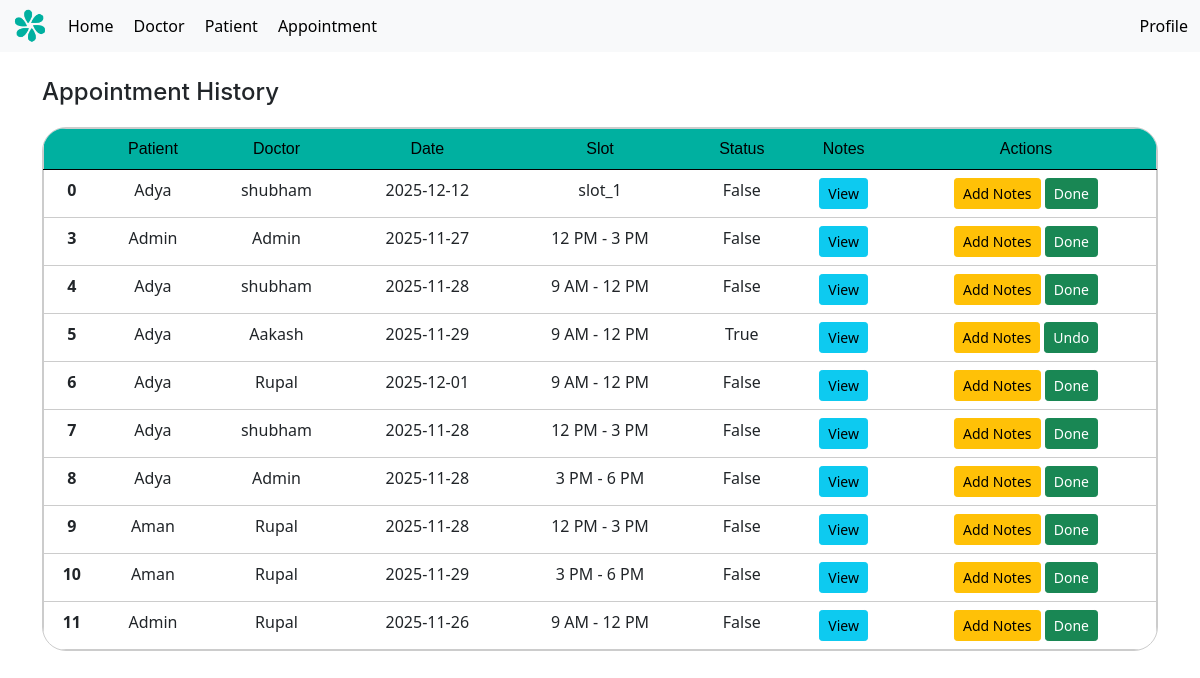
Screenshot of /appointment (signed in) with the database file from the repository.
### models.py (models this page shows, shortened)
class appointment(db.Model):
    id = db.Column(db.Integer, primary_key=True)
    patient_id = db.Column(db.Integer, db.ForeignKey('patient.id'), nullable=False)
    doctor_id = db.Column(db.Integer, db.ForeignKey('doctor.id'), nullable=False)
    appointment_date = db.Column(db.Date, nullable=False)
    slot = db.Column(db.String(20), nullable=False)
    prescription = db.Column(db.Text, nullable=True)
    status = db.Column(db.Boolean, default=False)
    doctor = db.relationship('doctor', back_populates='appointments', lazy=True)
    patient = db.relationship('patient', back_populates='appointments', lazy=True)

class patient(UserMixin, db.Model):
    id = db.Column(db.Integer, primary_key=True)
    username = db.Column(db.String(100), unique=True, nullable=False)
    name = db.Column(db.String(100), nullable=False)
    age = db.Column(db.Integer, nullable=False)
    password = db.Column(db.String(200), nullable=False)
    appointments = db.relationship('appointment', back_populates='patient', lazy=True)
    is_admin = db.Column(db.Boolean, default=False)
    is_doctor = db.Column(db.Boolean, default=False)

class doctor(UserMixin, db.Model):
    id = db.Column(db.Integer, primary_key=True)
    username = db.Column(db.String(100), unique=True, nullable=False)
    password = db.Column(db.String(200), nullable=False)
    name = db.Column(db.String(100), nullable=False)
    specialization = db.Column(db.String(100), nullable=False)
    availability = db.Column(db.Date, nullable=True)
    timeSlots = db.relationship('timeSlot', back_populates='doctor', lazy=True)
    appointments = db.relationship('appointment', back_populates='doctor', lazy=True)
    is_admin = db.Column(db.Boolean, default=False)
    is_doctor = db.Column(db.Boolean, default=True)

### app.py (the view)
@app.route('/appointment', methods=['GET', 'POST'])
def Appointment():
    if current_user.is_admin:
            appts = appointment.query.all()
    elif current_user.is_doctor:
        appts = appointment.query.filter_by(doctor_id=current_user.id).all()
    else:
        appts = appointment.query.filter_by(patient_id=current_user.id).all()
    return render_template('appointment_history.html', appointments=appts)

### app.py (called while the page is built)
@login_manager.user_loader
def load_user(user_id):
    user_type = session.get("user_type")
    if user_type == "doctor":
        return doctor.query.get(int(user_id))
    return patient.query.get(int(user_id))

@app.context_processor
def inject_user():
    return dict(current_user=current_user, request = request)

### templates/appointment_history.html (shortened to what this page needs)
{% extends 'layout.html' %}
{% block content %}
<h1 style="margin-bottom: 20px;">Appointment History</h1>
<div class="flex-column mx-auto gap-16p" style = "align-items: center; display: flex">
<div style=" border: 1px solid #ccc; border-radius: 24px; width: 100%; overflow: clip;">
<table class="table" style="text-align: center; padding: 20px; border: 1px solid #ccc; margin-bottom: 0px;">
  <thead class="thead-darky">
    <tr>
        <th scope="col"></th>
        <th scope="col">Patient</th>
        <th scope="col">Doctor</th>
        <th scope="col">Date</th>
        <th scope="col">Slot</th>
        <th scope="col">Status</th>
        <th scope="col">Notes</th>
        <th scope="col">Actions</th>
    </tr>
  </thead>
  <tbody>
        {% for a in appointments %}
        <tr>
            <th scope="row">{{ a.id }}</th>
            <td>{{ a.patient.name }}</td>
            <td>{{ a.doctor.name }}</td>
            <td>{{ a.appointment_date }}</td>
            <td>{{ a.slot }}</td>
            <td>{{ a.status }}</td>
            <td>
              <a href="{{ url_for('view_notes', appt_id=a.id) }}" class="btn btn-info btn-sm">
                  View
              </a>
            </td>
            <td>
                {% if (current_user.is_doctor and a.doctor_id == current_user.id) or current_user.is_admin %}
                    <a href="{{ url_for('add_notes', appt_id=a.id) }}" class="btn btn-warning btn-sm">
                        Add Notes
                    </a>
                {% endif %}
                {% if (current_user.is_doctor and a.doctor_id == current_user.id) or current_user.is_admin %}
                    <form action="{{ url_for('mark_done', appt_id=a.id) }}" method="POST" style="display:inline;">
                        <button class="btn btn-sm btn-success">
                            {% if a.status %}Undo{% else %}Done{% endif %}
                        </button>
                    </form>
                {% endif %}
            </td>
        </tr>
        {% endfor %}
  </tbody>
</table>
</div>
</div>
{% endblock %}

### static/styles.css (style rules this page uses)
.thead-darky { background-color: #00B0A0; color: black; font-weight: 400; border-style: none; font-family: 'Arial', sans-serif; }
table { text-align: center; }
.thead-darky th { font-weight: 400; font-size: 16px; }
.flex-column { display: flex; flex-direction: column; }
.gap-16p { gap: 16px !important; }
h1, h2, h3, h4, h5, h6 { font-family: "inter", sans-serif; }
h1 { font-size: 24px !important; font-weight: 700; }

### rows the page displays
appointment: id "0", patient.name "Adya", doctor.name "shubham", appointment_date "2025-12-12", slot "slot_1", status "False", shows "Done"
appointment: id "3", patient.name "Admin", doctor.name "Admin", appointment_date "2025-11-27", slot "12 PM - 3 PM", status "False", shows "Done"
appointment: id "4", patient.name "Adya", doctor.name "shubham", appointment_date "2025-11-28", slot "9 AM - 12 PM", status "False", shows "Done"
appointment: id "5", patient.name "Adya", doctor.name "Aakash", appointment_date "2025-11-29", slot "9 AM - 12 PM", status "True", shows "Undo"
appointment: id "6", patient.name "Adya", doctor.name "Rupal", appointment_date "2025-12-01", slot "9 AM - 12 PM", status "False", shows "Done"
appointment: id "7", patient.name "Adya", doctor.name "shubham", appointment_date "2025-11-28", slot "12 PM - 3 PM", status "False", shows "Done"
appointment: id "8", patient.name "Adya", doctor.name "Admin", appointment_date "2025-11-28", slot "3 PM - 6 PM", status "False", shows "Done"
appointment: id "9", patient.name "Aman", doctor.name "Rupal", appointment_date "2025-11-28", slot "12 PM - 3 PM", status "False", shows "Done"
appointment: id "10", patient.name "Aman", doctor.name "Rupal", appointment_date "2025-11-29", slot "3 PM - 6 PM", status "False", shows "Done"
appointment: id "11", patient.name "Admin", doctor.name "Rupal", appointment_date "2025-11-26", slot "9 AM - 12 PM", status "False", shows "Done"
